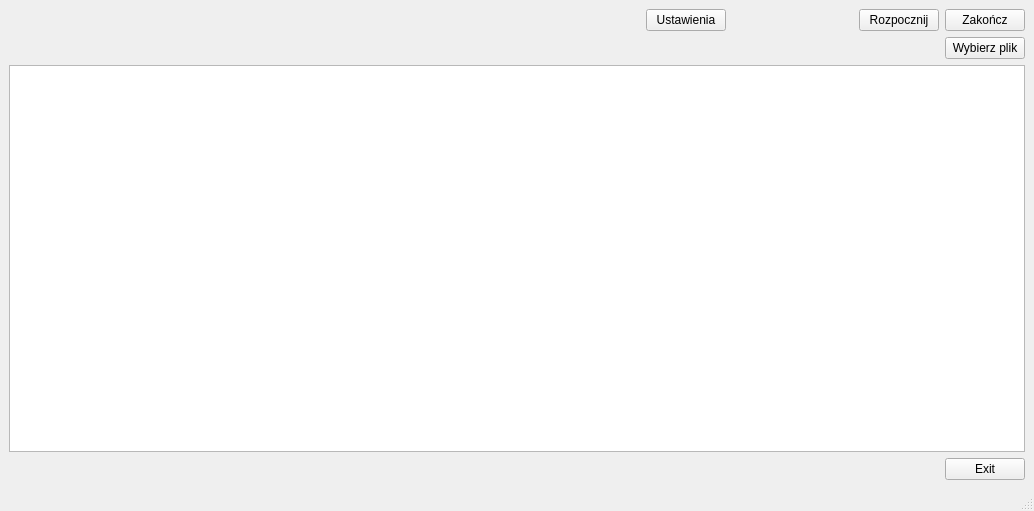
<?xml version="1.0" encoding="UTF-8"?>
<ui version="4.0">
 <class>MainWindow</class>
 <widget class="QMainWindow" name="MainWindow">
  <property name="geometry">
   <rect>
    <x>0</x>
    <y>0</y>
    <width>1034</width>
    <height>511</height>
   </rect>
  </property>
  <property name="windowTitle">
   <string>MainWindow</string>
  </property>
  <widget class="QWidget" name="centralwidget">
   <layout class="QGridLayout" name="gridLayout">
    <item row="4" column="0">
     <layout class="QHBoxLayout" name="horizontalLayout_2">
      <item>
       <spacer name="horizontalSpacer_2">
        <property name="orientation">
         <enum>Qt::Horizontal</enum>
        </property>
        <property name="sizeHint" stdset="0">
         <size>
          <width>40</width>
          <height>20</height>
         </size>
        </property>
       </spacer>
      </item>
      <item>
       <widget class="QPushButton" name="pushButtonClose">
        <property name="text">
         <string>Exit</string>
        </property>
       </widget>
      </item>
     </layout>
    </item>
    <item row="0" column="0">
     <layout class="QHBoxLayout" name="horizontalLayout">
      <item>
       <spacer name="horizontalSpacer">
        <property name="orientation">
         <enum>Qt::Horizontal</enum>
        </property>
        <property name="sizeHint" stdset="0">
         <size>
          <width>40</width>
          <height>20</height>
         </size>
        </property>
       </spacer>
      </item>
      <item>
       <widget class="QPushButton" name="pushButtonConfig">
        <property name="text">
         <string>Ustawienia</string>
        </property>
       </widget>
      </item>
      <item>
       <widget class="QLabel" name="label">
        <property name="minimumSize">
         <size>
          <width>121</width>
          <height>0</height>
         </size>
        </property>
        <property name="text">
         <string/>
        </property>
       </widget>
      </item>
      <item>
       <widget class="QPushButton" name="pushButtonStart">
        <property name="text">
         <string>Rozpocznij</string>
        </property>
       </widget>
      </item>
      <item>
       <widget class="QPushButton" name="pushButtonStop">
        <property name="text">
         <string>Zakończ</string>
        </property>
       </widget>
      </item>
     </layout>
    </item>
    <item row="1" column="0">
     <layout class="QHBoxLayout" name="horizontalLayout_3">
      <item>
       <widget class="QLabel" name="labelFilePath">
        <property name="font">
         <font>
          <pointsize>9</pointsize>
          <bold>true</bold>
         </font>
        </property>
        <property name="text">
         <string/>
        </property>
       </widget>
      </item>
      <item>
       <spacer name="horizontalSpacer_3">
        <property name="orientation">
         <enum>Qt::Horizontal</enum>
        </property>
        <property name="sizeHint" stdset="0">
         <size>
          <width>40</width>
          <height>20</height>
         </size>
        </property>
       </spacer>
      </item>
      <item>
       <widget class="QPushButton" name="pushButtonChooseFile">
        <property name="text">
         <string>Wybierz plik</string>
        </property>
       </widget>
      </item>
     </layout>
    </item>
    <item row="2" column="0">
     <widget class="QTextBrowser" name="textBrowserInformation"/>
    </item>
   </layout>
  </widget>
  <widget class="QStatusBar" name="statusbar"/>
 </widget>
 <resources/>
 <connections/>
</ui>
